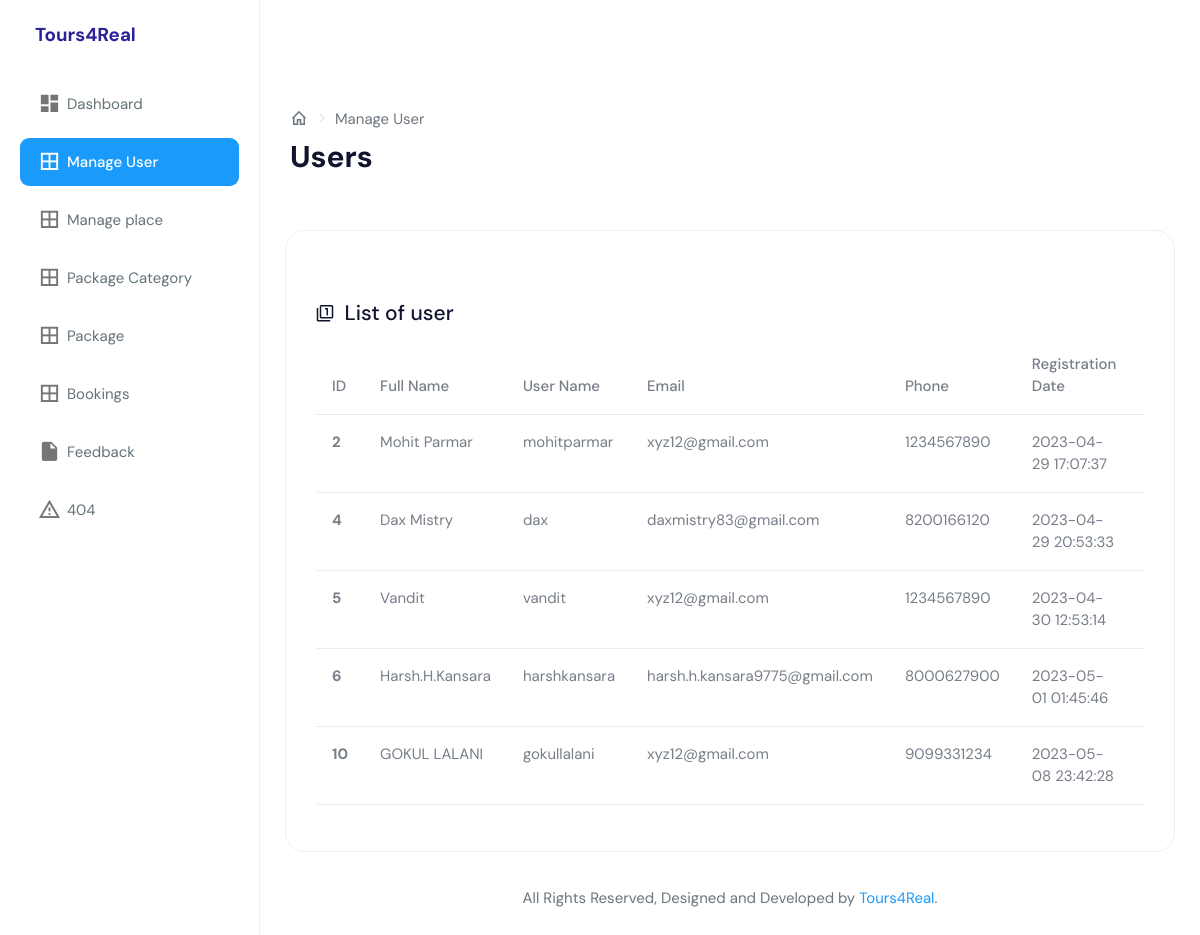
Page /Admin/html/manage_user.php (signed in) on the committed database.
### tables this page shows
CREATE TABLE `registration` (
  `user_id` int(5) NOT NULL,
  `fullname` varchar(25) NOT NULL,
  `username` varchar(25) NOT NULL DEFAULT 'XYZ',
  `password` varchar(12) NOT NULL,
  `email` varchar(50) NOT NULL,
  `mobile` varchar(10) NOT NULL,
  `created_at` datetime NOT NULL DEFAULT current_timestamp(),
  `status` int(1) NOT NULL
);

### Admin/html/manage_user.php (the view, shortened to what this page needs)
<!DOCTYPE html>
<html dir="ltr" lang="en">
<?php
include "connection.php";
?>
<head>
    <link href="../dist/css/style.min.css" rel="stylesheet">
</head>
<body>
    <div id="main-wrapper" data-layout="vertical" data-navbarbg="skin5" data-sidebartype="full"
        data-sidebar-position="absolute" data-header-position="absolute" data-boxed-layout="full">
        <header class="topbar" data-navbarbg="skin6">
            <nav class="navbar top-navbar navbar-expand-md navbar-light">
                <div class="navbar-header" data-logobg="skin6">
                    <a class="navbar-brand" href="index.html">
                        <span class="logo-text" style="color: rgb(42, 34, 151); font-weight: bold;" >
                             Tours4Real
                        </span>
                    </a>
                </div>
            </nav>
        </header>
        <aside class="left-sidebar" data-sidebarbg="skin6">
            <div class="scroll-sidebar">
                <nav class="sidebar-nav">
                <ul id="sidebarnav">
                        <li class="sidebar-item"> <a class="sidebar-link waves-effect waves-dark sidebar-link"
                                href="dashboard.php" aria-expanded="false"><i class="mdi mdi-view-dashboard"></i><span
                                    class="hide-menu">Dashboard</span></a></li>
                        <li class="sidebar-item"> <a class="sidebar-link waves-effect waves-dark sidebar-link"
                                href="manage_user.php" aria-expanded="false"><i class="mdi mdi-border-all"></i><span
                                    class="hide-menu">Manage User</span></a></li>
                        <li class="sidebar-item"> <a class="sidebar-link waves-effect waves-dark sidebar-link"
                                href="manage_place.php" aria-expanded="false"><i class="mdi mdi-border-all"></i><span
                                    class="hide-menu">Manage place</span></a></li>
                        <li class="sidebar-item"> <a class="sidebar-link waves-effect waves-dark sidebar-link"
                                href="manage_category.php" aria-expanded="false"><i class="mdi mdi-border-all"></i><span
                                    class="hide-menu">Package Category</span></a></li>
                        <li class="sidebar-item"> <a class="sidebar-link waves-effect waves-dark sidebar-link"
                            href="manage_package.php" aria-expanded="false"><i class="mdi mdi-border-all"></i><span
                                class="hide-menu">Package</span></a></li>
                        <li class="sidebar-item"> <a class="sidebar-link waves-effect waves-dark sidebar-link"
                            href="booking.php" aria-expanded="false"><i class="mdi mdi-border-all"></i><span
                                class="hide-menu">Bookings</span></a></li>
                        <li class="sidebar-item"> <a class="sidebar-link waves-effect waves-dark sidebar-link"
                                href="feedback.php" aria-expanded="false"><i class="mdi mdi-file"></i><span
                                    class="hide-menu">Feedback</span></a></li>
                        <li class="sidebar-item"> <a class="sidebar-link waves-effect waves-dark sidebar-link"
                                href="error-404.html" aria-expanded="false"><i class="mdi mdi-alert-outline"></i><span
                                    class="hide-menu">404</span></a></li>
                    </ul>
                </nav>
            </div>
        </aside>
        <div class="page-wrapper">
            <div class="page-breadcrumb">
                <div class="row align-items-center">
                    <div class="col-6">
                        <nav aria-label="breadcrumb">
                            <ol class="breadcrumb mb-0 d-flex align-items-center">
                              <li class="breadcrumb-item"><a href="index.html" class="link"><i class="mdi mdi-home-outline fs-4"></i></a></li>
                              <li class="breadcrumb-item active" aria-current="page">Manage User</li>
                            </ol>
                          </nav>
                        <h1 class="mb-0 fw-bold">Users</h1>
                    </div>
                </div>
            </div>
            <div class="container-fluid">
                <div class="row">
                    <div class="col-12">
                        <div class="card">
                            <div class="card-body">
                                <h6 class="card-title m-t-40"><i
                                        class="m-r-5 font-18 mdi mdi-numeric-1-box-multiple-outline"></i> List of user</h6>
                                <div class="table-responsive">
                                    <table class="table" >
                                        <thead>
                                          <tr>
                                            <th>ID</th>
                                            <th>Full Name</th>
                                            <th>User Name</th>
                                            <th>Email</th>
                                            <th>Phone</th>
                                            <th>Registration Date</th>
                                            <th>Status</th>
                                          </tr>
                                        </thead>
                                        <tbody>
                                        <?php
$sql = "SELECT * FROM registration";
$result = mysqli_query($conn, $sql);
while ($row = mysqli_fetch_assoc($result)) {
    if ($row['fullname'] != 'admin') {
        echo "<tr>";
        echo "<th>$row[user_id]</th>";
        echo "<td>$row[fullname]</td>";
        echo "<td>$row[username]</td>";
        echo "<td>$row[email]</td>";
        echo "<td>$row[mobile]</td>";
        echo "<td>$row[created_at]</td>";
        echo "<td>";
        echo "</td>";
        echo "</tr>";
    }
}
?>
                                        </tbody>
                                      </table>
                                </div>
                            </div>
            </div>
            <footer class="footer text-center">
                All Rights Reserved, Designed and Developed by <a
                    href="#">Tours4Real</a>.
            </footer>
        </div>
    </div>
</body>
</html>

### rows in the picture
registration: user_id "2", fullname "Mohit Parmar", username "mohitparmar", email "xyz12@gmail.com", mobile "1234567890", created_at "2023-04-29 17:07:37"
registration: user_id "4", fullname "Dax Mistry", username "dax", email "daxmistry83@gmail.com", mobile "8200166120", created_at "2023-04-29 20:53:33"
registration: user_id "5", fullname "Vandit", username "vandit", email "xyz12@gmail.com", mobile "1234567890", created_at "2023-04-30 12:53:14"
registration: user_id "6", fullname "Harsh.H.Kansara", username "harshkansara", email "harsh.h.kansara9775@gmail.com", mobile "8000627900", created_at "2023-05-01 01:45:46"
registration: user_id "10", fullname "GOKUL LALANI", username "gokullalani", email "xyz12@gmail.com", mobile "9099331234", created_at "2023-05-08 23:42:28"
